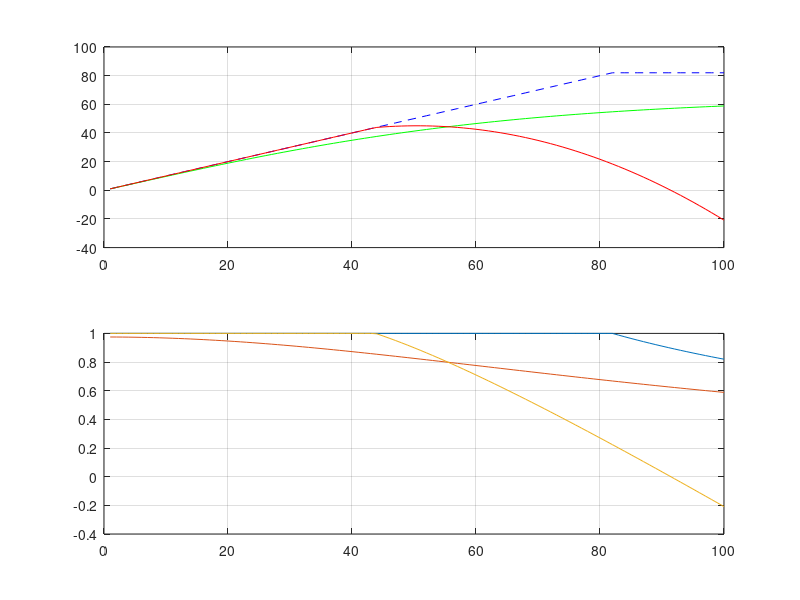

MATLAB code to generate this figure:
% %%
function [gain] = agc_lut(~)
    n = 100;
    P_in = 1:n;

    lut = ones(n,4);
    lut(:,1) = 1:n;

    % ideal
    max = 82;
    for i = 1:n
        if i < max
            lut(i,2) = 1;
        else
            lut(i,2) = max / P_in(i);
        end
    end
    
    % tanh
    a = 0.015;
    b = 65; % var 82 innan
    y_tanh = b .* (1 - exp(-a.*2.*P_in)) ./ (1 + exp(-a.*2.*P_in));
    lut(1:end, 3) = y_tanh(1:end) ./ P_in(1:end);

    % polynomial
    x_poly = [20 50 51];%x_poly = [60 61 105 106];
    y_poly = [20 45 45];%y_poly = [60 61 82 82];
    p_coeff = polyfit(x_poly, y_poly, 2);
    yy = polyval(p_coeff, P_in);
%     lut(62:104, 4) = yy(62:104) ./ P_in(62:104);
%     lut(105:end, 4) = lut(105:end, 2);
    lut(44:end, 4) = yy(44:end) ./ P_in(44:end);
%     lut(105:end, 4) = lut(105:end, 2);
    
    % return prefered lookup table
    % 2 = ideal
    % 3 = tanh
    % 4 = polynomial
    gain = lut(:,4);


% clf;
figure(2)
subplot(211)
plot(P_in, P_in'.*lut(P_in,2), 'b--')
hold on
grid on
plot(P_in, P_in'.*lut(P_in,3), 'g')
plot(P_in, P_in'.*lut(P_in,4), 'r')
subplot(212)
plot(P_in, lut(:,2:end))
grid on

end

% %% polynomial
% clf
% x_poly = [60 61 105 106];
% y_poly = [60 61 82 82];
% p_coeff = polyfit(x_poly, y_poly, 2);
% xx = linspace(0,130, 131);
% yy = polyval(p_coeff, xx);
% 
% plot(xx,yy, xx,xx,'r--',xx,82,'r--')
% grid on
% axis([0 130 0 85]);

% clf
% x_poly = [40 41 80 81];
% y_poly = [40 41 62 62];
% p_coeff = polyfit(x_poly, y_poly, 2);
% xx = linspace(0,130, 131);
% yy = polyval(p_coeff, xx);
% 
% plot(xx,yy, xx,xx,'r--',xx,82,'r--')
% grid on
% axis([0 130 0 85]);
% 
% 
% % %% tanh
% % clf
% a = 0.015;
% b = 82;
% x = linspace(0,130);
% y = b .* (1 - exp(-a.*2.*x)) ./ (1 + exp(-a.*2.*x));
% hold on
% plot(x,y,'g', x,x,'r--')
% % grid on
% % axis([0 130 0 85]);

% %%
% clf
% a = 0.015;
% b = 75;
% x = linspace(0,130);
% y = b .* (1 - exp(-a.*2.*x)) ./ (1 + exp(-a.*2.*x));
% hold on
% plot(x,y,'g', x,x,'r--',x,82,'r--')
% grid on
% % axis([0 130 0 85]);